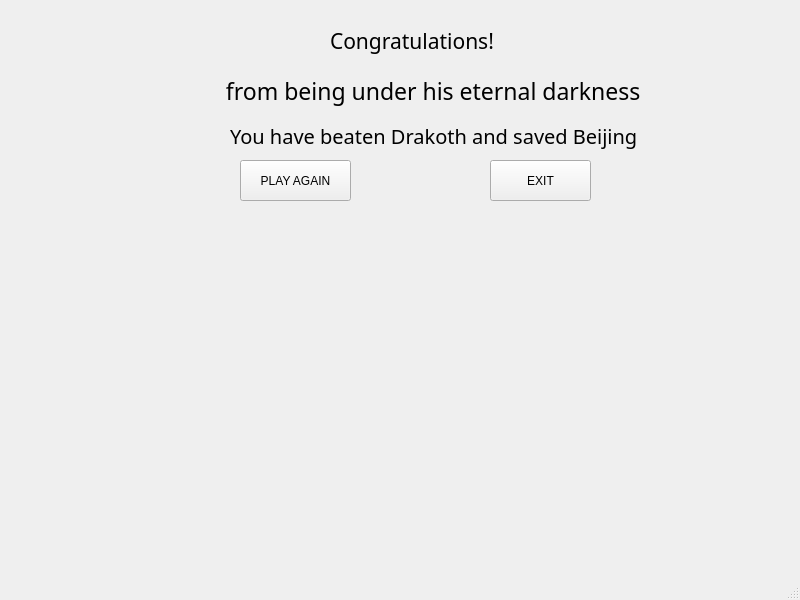
<?xml version="1.0" encoding="UTF-8"?>
<ui version="4.0">
 <class>Win</class>
 <widget class="QMainWindow" name="Win">
  <property name="geometry">
   <rect>
    <x>0</x>
    <y>0</y>
    <width>800</width>
    <height>600</height>
   </rect>
  </property>
  <property name="windowTitle">
   <string>MainWindow</string>
  </property>
  <widget class="QWidget" name="centralwidget">
   <widget class="QLabel" name="label">
    <property name="geometry">
     <rect>
      <x>230</x>
      <y>50</y>
      <width>431</width>
      <height>171</height>
     </rect>
    </property>
    <property name="font">
     <font>
      <family>Old English Text MT</family>
      <pointsize>15</pointsize>
     </font>
    </property>
    <property name="text">
     <string>You have beaten Drakoth and saved Beijing</string>
    </property>
   </widget>
   <widget class="QLabel" name="label_2">
    <property name="geometry">
     <rect>
      <x>220</x>
      <y>40</y>
      <width>441</width>
      <height>101</height>
     </rect>
    </property>
    <property name="font">
     <font>
      <family>Old English Text MT</family>
      <pointsize>17</pointsize>
     </font>
    </property>
    <property name="text">
     <string> from being under his eternal darkness </string>
    </property>
   </widget>
   <widget class="QLabel" name="label_3">
    <property name="geometry">
     <rect>
      <x>330</x>
      <y>20</y>
      <width>191</width>
      <height>41</height>
     </rect>
    </property>
    <property name="font">
     <font>
      <family>Old English Text MT</family>
      <pointsize>16</pointsize>
     </font>
    </property>
    <property name="text">
     <string>Congratulations!</string>
    </property>
   </widget>
   <widget class="QPushButton" name="playagain">
    <property name="geometry">
     <rect>
      <x>240</x>
      <y>160</y>
      <width>111</width>
      <height>41</height>
     </rect>
    </property>
    <property name="text">
     <string>PLAY AGAIN</string>
    </property>
   </widget>
   <widget class="QPushButton" name="exit">
    <property name="geometry">
     <rect>
      <x>490</x>
      <y>160</y>
      <width>101</width>
      <height>41</height>
     </rect>
    </property>
    <property name="text">
     <string>EXIT</string>
    </property>
   </widget>
  </widget>
  <widget class="QMenuBar" name="menubar">
   <property name="geometry">
    <rect>
     <x>0</x>
     <y>0</y>
     <width>800</width>
     <height>25</height>
    </rect>
   </property>
  </widget>
  <widget class="QStatusBar" name="statusbar"/>
 </widget>
 <resources/>
 <connections/>
</ui>
